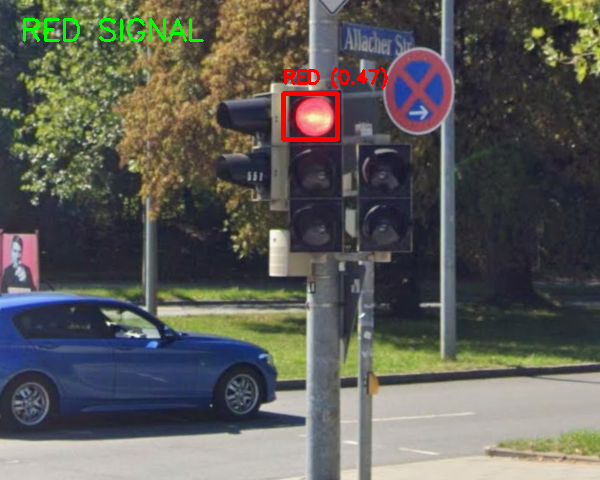
#> input picture results/Image1.png, 600 x 480 px, given as the content of the folder images, which was not available
$ python main.py
#> lines starting #> are read from the running program, lines starting #| are printed output that depends on the picture; after the words box and inside, x2 and y2 are one past the last pixel; in counts of white or black regions, pixels touching at a corner belong together; pictures that were not available may be replaced by others from this repository, and a replacement may not be noted
import cv2
import numpy as np
import glob
import os

# ----------------------------
# Configuration
# ----------------------------
CONFIG = {
    'resize_width': 600,
    'min_area': 150,
    'max_area': 4000,
    'aspect_ratio_min': 0.7,
    'aspect_ratio_max': 1.3,
    'extent_min': 0.6,
    'circularity_min': 0.6,
    'solidity_min': 0.75,
    'brightness_min': 120,
    'saturation_min': 80,
    'hsv_ranges': {
        'RED': [
            ((0, 80, 100), (12, 255, 255)),
            ((160, 80, 100), (180, 255, 255))
        ],
        'YELLOW': [
            ((12, 80, 100), (40, 255, 255))
        ],
        'GREEN': [
            ((35, 70, 100), (95, 255, 255))
        ]
    }
}

# ----------------------------
# Resize helper
# ----------------------------
def resize_image(img, width):
    h, w = img.shape[:2]
    ratio = width / float(w)
    return cv2.resize(img, (width, int(h * ratio)))

# ----------------------------
# Detect lights
# ----------------------------
def detect_light(mask, hsv, color_name):
    kernel = cv2.getStructuringElement(cv2.MORPH_ELLIPSE, (5, 5))

    mask = cv2.GaussianBlur(mask, (3, 3), 0)
    mask = cv2.morphologyEx(mask, cv2.MORPH_CLOSE, kernel)
    mask = cv2.morphologyEx(mask, cv2.MORPH_OPEN, kernel)

    contours, _ = cv2.findContours(mask, cv2.RETR_EXTERNAL, cv2.CHAIN_APPROX_SIMPLE)

    detections = []

    for cnt in contours:
        area = cv2.contourArea(cnt)

        if area < CONFIG['min_area'] or area > CONFIG['max_area']:
            continue

        x, y, w, h = cv2.boundingRect(cnt)

        aspect_ratio = float(w) / h
        if not (CONFIG['aspect_ratio_min'] < aspect_ratio < CONFIG['aspect_ratio_max']):
            continue

        extent = area / float(w * h)
        if extent < CONFIG['extent_min']:
            continue

        perimeter = cv2.arcLength(cnt, True)
        if perimeter == 0:
            continue

        circularity = 4 * np.pi * (area / (perimeter * perimeter))
        if circularity < CONFIG['circularity_min']:
            continue

        hull = cv2.convexHull(cnt)
        hull_area = cv2.contourArea(hull)
        solidity = area / float(hull_area) if hull_area > 0 else 0
        if solidity < CONFIG['solidity_min']:
            continue

        roi = hsv[y:y+h, x:x+w]
        brightness = np.mean(roi[:, :, 2])
        saturation = np.mean(roi[:, :, 1])

        if brightness < CONFIG['brightness_min'] or saturation < CONFIG['saturation_min']:
            continue

        confidence = (brightness / 255.0) * circularity * solidity

        detections.append((x, y, w, h, color_name, confidence))

    return detections

# ----------------------------
# Process image
# ----------------------------
def process_image(image_path):
#> called with image_path = '_only/Image1.png'
    print(f"Processing: {image_path}")

    image = cv2.imread(image_path)
#> image is the input picture: shape (480, 600, 3); mean B, G, R 87.6, 92.4, 93
    if image is None:
        print("Error loading image")
        return

    image = resize_image(image, CONFIG['resize_width'])
    output = image.copy()

    hsv = cv2.cvtColor(image, cv2.COLOR_BGR2HSV)
#> hsv: shape (480, 600, 3); mean H, S, V 75.1, 64.8, 105.2

    # Masks
    detections = []

    for color_name, ranges in CONFIG['hsv_ranges'].items():
        mask = None
        for lower, upper in ranges:
            m = cv2.inRange(hsv, lower, upper)
            mask = m if mask is None else cv2.bitwise_or(mask, m)

        detections += detect_light(mask, hsv, color_name)
#> this loop made 3 passes
#> pass 1, in detect_light, `mask = cv2.GaussianBlur(mask, (3, 3), 0)`:
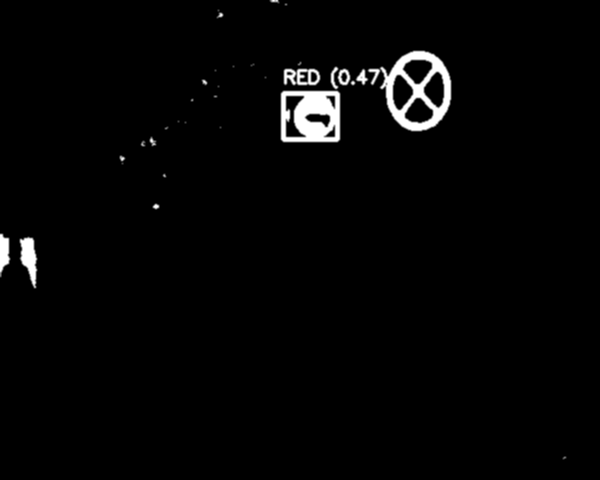
#> mask: shape (480, 600); min 0, max 255, mean 5.5
#> pass 2, in detect_light (call 2), `mask = cv2.GaussianBlur(mask, (3, 3), 0)`:
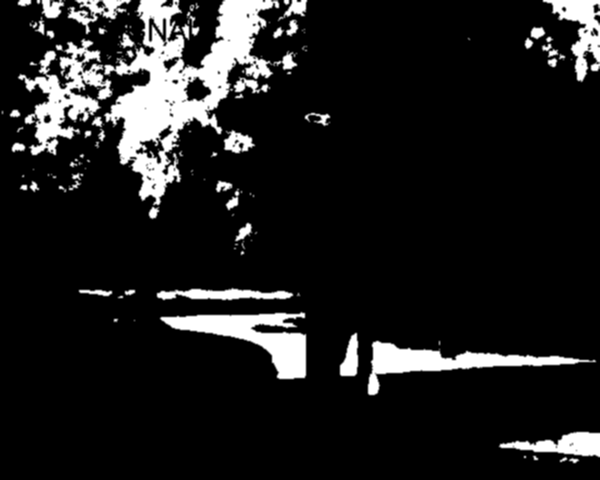
#> mask: shape (480, 600); min 0, max 255, mean 29.8
#> after the loop:
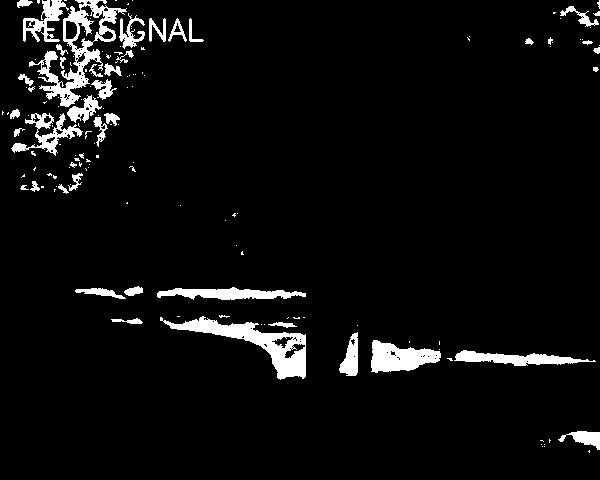
#> mask: shape (480, 600); 5.4% white; 146 white regions (103 under 20 px), largest, box (x1, y1, x2, y2) and area: (29, 0, 127, 107) 2656, (160, 316, 306, 380) 2604, (371, 340, 441, 373) 1456
#> after the loop, detections = []

    final_signal = "NO SIGNAL DETECTED"

    if detections:
        # pick best detection
        best = max(detections, key=lambda x: x[5])

        x, y, w, h, color, conf = best

        color_map = {
            "RED": (0, 0, 255),
            "YELLOW": (0, 255, 255),
            "GREEN": (0, 255, 0)
        }

        cv2.rectangle(output, (x, y), (x+w, y+h), color_map[color], 3)
        cv2.putText(output, f"{color} ({conf:.2f})", (x, y-10),
                    cv2.FONT_HERSHEY_SIMPLEX, 0.6, color_map[color], 2)

        final_signal = f"{color} SIGNAL"

    # Display result
    cv2.putText(output, final_signal, (20, 40),
                cv2.FONT_HERSHEY_SIMPLEX, 1,
                (0, 255, 0), 2)
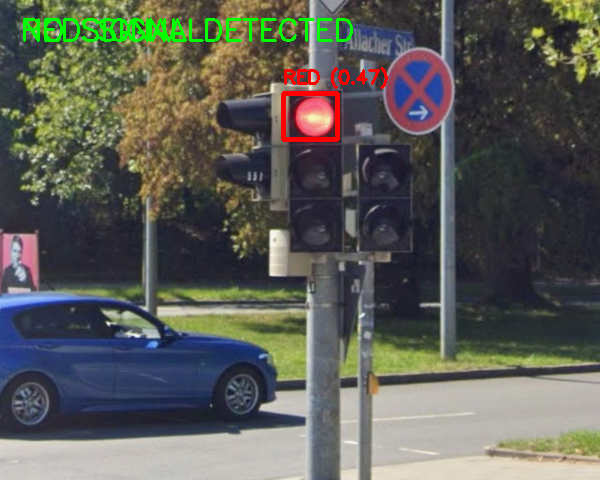
#> output: shape (480, 600, 3); 0.7% of pixels changed, all inside (x1, y1, x2, y2) = (26, 18, 353, 42)

    # Save result
    os.makedirs("results", exist_ok=True)
    filename = os.path.basename(image_path)
    cv2.imwrite(f"results/{filename}", output)

    cv2.imshow("Traffic Light Detection", output)
    cv2.waitKey(0)

# ----------------------------
# MAIN
# ----------------------------
image_files = glob.glob("images/*")
image_files = [f for f in image_files if f.lower().endswith(('.jpg', '.jpeg', '.png', '.bmp'))]

if not image_files:
    print("No images found!")
else:
    for img_path in image_files:
        process_image(img_path)

cv2.destroyAllWindows()
